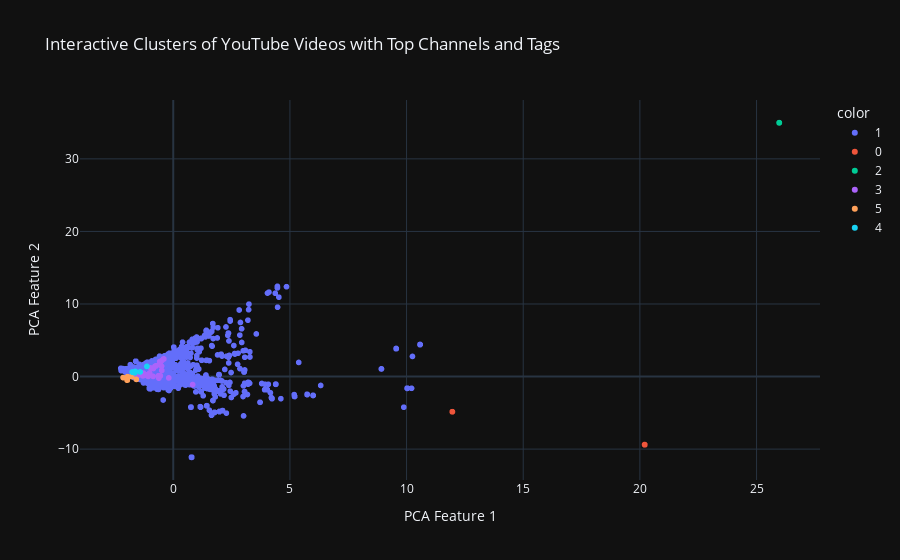

Notebook code for this chart:
### Code cell
from sklearn.decomposition import PCA
import plotly.express as px

# Apply PCA for dimensionality reduction for visualization purposes
pca = PCA(n_components=2)
pca_result = pca.fit_transform(X_combined_scaled)

# Create a new DataFrame for the PCA results
df_pca = pd.DataFrame(pca_result, columns=['PCA Feature 1', 'PCA Feature 2'])

# Merge the PCA results and clusters back to the original dataframe
df_merged = pd.concat([df.reset_index(drop=True), df_pca], axis=1)

# Create a Plotly Express scatter plot for the PCA results with clusters
fig = px.scatter(
    df_merged, x='PCA Feature 1', y='PCA Feature 2',
    color=df_merged['cluster'].astype(str),  # Convert cluster labels to string for discrete colors
    title='Interactive Clusters of YouTube Videos with Top Channels and Tags'
)

# Show the figure
fig.show()

### Figure 1 — Plotly figure (JSON) as saved in the notebook; plotly's stock layout.template omitted (floating-point values rounded to 4 significant figures; data arrays with more than 128 entries replaced by an {"elided": "..."} marker saying what was removed)
{"data": [{"hovertemplate": "color=1<br>PCA Feature 1=%{x}<br>PCA Feature 2=%{y}<extra></extra>", "legendgroup": "1", "marker": {"color": "#636efa", "symbol": "circle"}, "mode": "markers", "name": "1", "showlegend": true, "x": {"elided": "33874 float values"}, "xaxis": "x", "y": {"elided": "33874 float values"}, "yaxis": "y", "type": "scattergl"}, {"hovertemplate": "color=0<br>PCA Feature 1=%{x}<br>PCA Feature 2=%{y}<extra></extra>", "legendgroup": "0", "marker": {"color": "#EF553B", "symbol": "circle"}, "mode": "markers", "name": "0", "showlegend": true, "x": {"elided": "1098 float values"}, "xaxis": "x", "y": {"elided": "1098 float values"}, "yaxis": "y", "type": "scattergl"}, {"hovertemplate": "color=2<br>PCA Feature 1=%{x}<br>PCA Feature 2=%{y}<extra></extra>", "legendgroup": "2", "marker": {"color": "#00cc96", "symbol": "circle"}, "mode": "markers", "name": "2", "showlegend": true, "x": {"elided": "256 float values"}, "xaxis": "x", "y": {"elided": "256 float values"}, "yaxis": "y", "type": "scattergl"}, {"hovertemplate": "color=3<br>PCA Feature 1=%{x}<br>PCA Feature 2=%{y}<extra></extra>", "legendgroup": "3", "marker": {"color": "#ab63fa", "symbol": "circle"}, "mode": "markers", "name": "3", "showlegend": true, "x": {"elided": "136 float values"}, "xaxis": "x", "y": {"elided": "136 float values"}, "yaxis": "y", "type": "scattergl"}, {"hovertemplate": "color=5<br>PCA Feature 1=%{x}<br>PCA Feature 2=%{y}<extra></extra>", "legendgroup": "5", "marker": {"color": "#FFA15A", "symbol": "circle"}, "mode": "markers", "name": "5", "showlegend": true, "x": {"elided": "489 float values"}, "xaxis": "x", "y": {"elided": "489 float values"}, "yaxis": "y", "type": "scattergl"}, {"hovertemplate": "color=4<br>PCA Feature 1=%{x}<br>PCA Feature 2=%{y}<extra></extra>", "legendgroup": "4", "marker": {"color": "#19d3f3", "symbol": "circle"}, "mode": "markers", "name": "4", "showlegend": true, "x": [-1.651, -1.651, -1.651, -1.651, -1.651, -1.651, -1.651, -1.651, -1.651, -1.651, -1.651, -1.651, -1.651, -1.651, -1.651, -1.651, -1.651, -1.651, -1.742, -1.742, -1.651, -1.651, -1.651, -1.651, -1.651, -1.651, -1.651, -1.651, -1.651, -1.651, -1.651, -1.651, -1.651, -1.651, -1.651, -1.651, -1.651, -1.651, -1.742, -1.742, -1.651, -1.651, -1.651, -1.651, -1.651, -1.651, -1.651, -1.651, -1.651, -1.129, -1.762, -1.628, -1.628, -1.651, -1.651, -1.651, -1.651, -1.651, -1.651, -1.651, -1.651, -1.651, -1.419, -1.651, -1.651, -1.651, -1.651, -1.651, -1.651, -1.651, -1.651, -1.651, -1.651, -1.651, -1.651, -1.651, -1.651, -1.651, -1.651, -1.651, -1.651, -1.628, -1.628, -1.651, -1.651, -1.651, -1.651, -1.651, -1.651, -1.651, -1.651, -1.651], "xaxis": "x", "y": [0.5458, 0.5458, 0.5458, 0.5458, 0.5458, 0.5458, 0.5458, 0.5458, 0.5458, 0.5458, 0.5458, 0.5458, 0.5458, 0.5458, 0.5458, 0.5458, 0.5458, 0.5458, 0.6102, 0.6102, 0.5458, 0.5458, 0.5458, 0.5458, 0.5458, 0.5458, 0.5458, 0.5458, 0.5458, 0.5458, 0.5458, 0.5458, 0.5458, 0.5458, 0.5458, 0.5458, 0.5458, 0.5458, 0.6102, 0.6102, 0.5458, 0.5458, 0.5458, 0.5458, 0.5458, 0.5458, 0.5458, 0.5458, 0.5458, 1.4, 0.625, 0.6989, 0.6989, 0.5458, 0.5458, 0.5458, 0.5458, 0.5458, 0.5458, 0.5458, 0.5458, 0.5458, 0.6356, 0.5458, 0.5458, 0.5458, 0.5458, 0.5458, 0.5458, 0.5458, 0.5458, 0.5458, 0.5458, 0.5458, 0.5458, 0.5458, 0.5458, 0.5458, 0.5458, 0.5458, 0.5458, 0.6989, 0.6989, 0.5458, 0.5458, 0.5458, 0.5458, 0.5458, 0.5458, 0.5458, 0.5458, 0.5458], "yaxis": "y", "type": "scattergl"}], "layout": {"xaxis": {"anchor": "y", "domain": [0.0, 1.0], "title": {"text": "PCA Feature 1"}}, "yaxis": {"anchor": "x", "domain": [0.0, 1.0], "title": {"text": "PCA Feature 2"}}, "legend": {"title": {"text": "color"}, "tracegroupgap": 0}, "title": {"text": "Interactive Clusters of YouTube Videos with Top Channels and Tags"}}}
